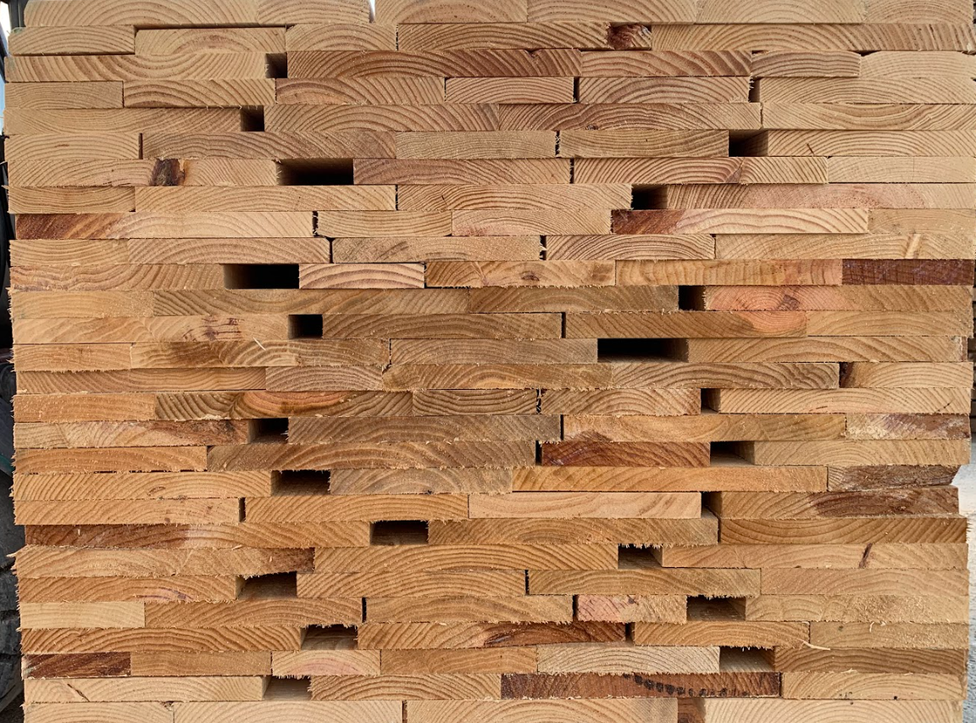
#> input picture scripts/tablas.png, 976 x 723 px, shrunk from 1152 x 853 before the run
$ jupyter execute seguimos.ipynb
#> lines starting #> are read from the running program, lines starting #| are printed output that depends on the picture; after the words box and inside, x2 and y2 are one past the last pixel; in counts of white or black regions, pixels touching at a corner belong together
[cell 1]
# binarizar imagen de escala de grises
#  hacer mascaras, normalmente parte blanca la que nos interesa

import cv2 as cv
import numpy as np

from matplotlib import pyplot as plt
import pylab # this allows you to control figure size
pylab.rcParams['figure.figsize'] = (10.0, 8.0) # this controls figure size in the notebook

img = cv.imread("tablas.png")
#> img is the input picture: shape (723, 976, 3); mean B, G, R 91.2, 129.5, 174.7
gray = cv.cvtColor(img, cv.COLOR_BGR2GRAY)
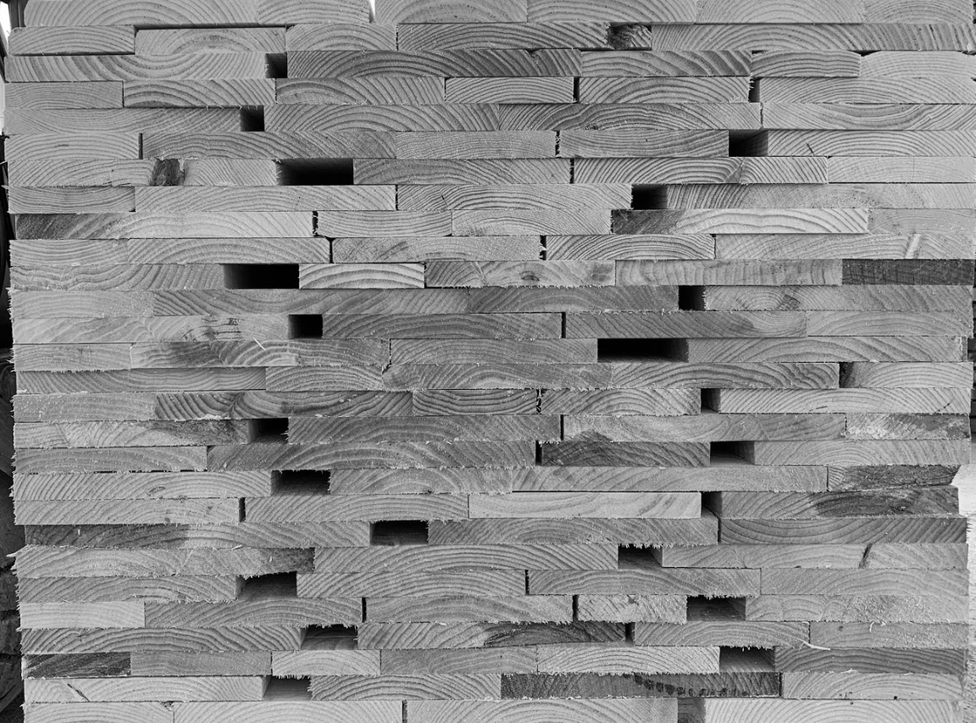
#> gray: shape (723, 976); min 0, max 255, mean 138.6


plt.imshow(gray, cmap='gray')

[cell 2]
blur = cv.GaussianBlur(gray, (13, 13), 0)
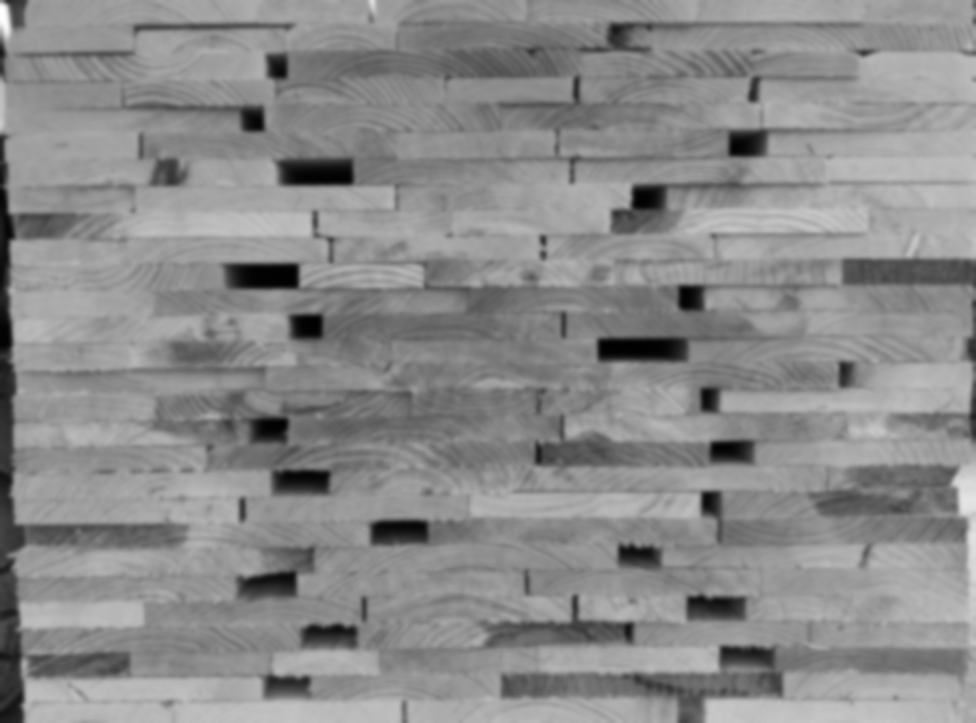
#> blur: shape (723, 976); min 1, max 253, mean 138.7
edges = cv.Canny(blur, 46, 21, apertureSize=3)
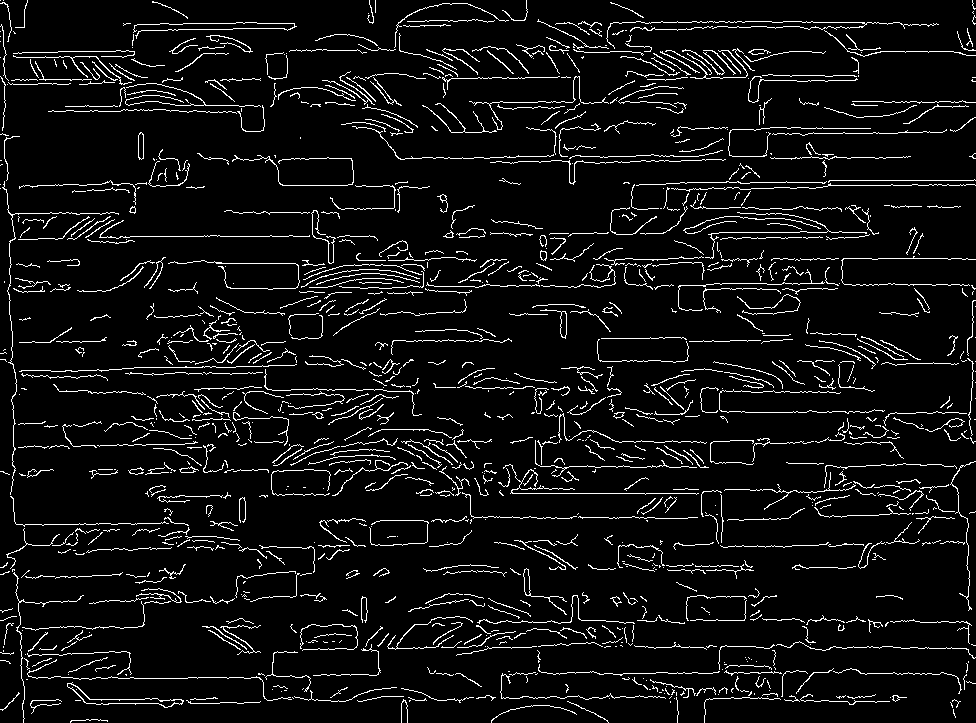
#> edges: shape (723, 976); 6.5% white in thin lines or dots

plt.imshow(edges, cmap='gray')

[cell 3]
minLineLength=10
lines = cv.HoughLinesP(image=edges,rho=1,theta=np.pi/180, threshold=100,lines=np.array([]), minLineLength=minLineLength,maxLineGap=15)
#> lines = 319 rows, first 6: [712, 51, 768, 51], [416, 493, 702, 493], [282, 185, 365, 185], [63, 236, 374, 236], [610, 51, 692, 51], [737, 258, 967, 258]

a,b,c = lines.shape
#> a = 319; b = 1; c = 4
for i in range(a):
    cv.line(img, (lines[i][0][0], lines[i][0][1]), (lines[i][0][2], lines[i][0][3]), (0, 0, 255), 3, cv.LINE_AA)
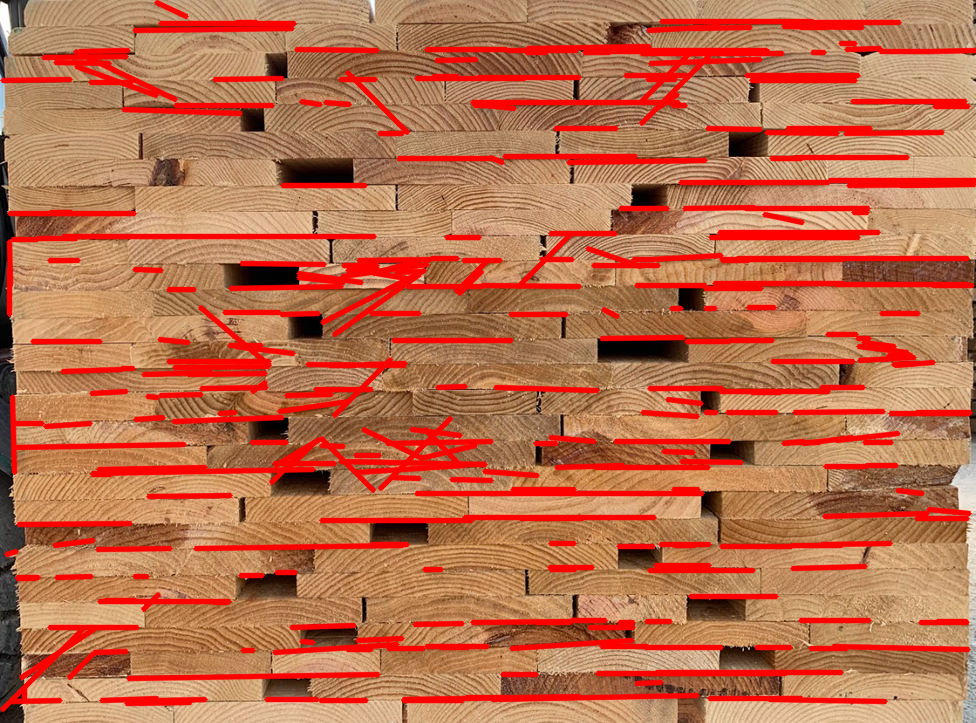
#> img: shape (723, 976, 3); 18.45% of pixels changed, all inside (x1, y1, x2, y2) = (0, 0, 976, 712)

$ run again, with scripts/canalV.jpg saved as scripts/tablas.png
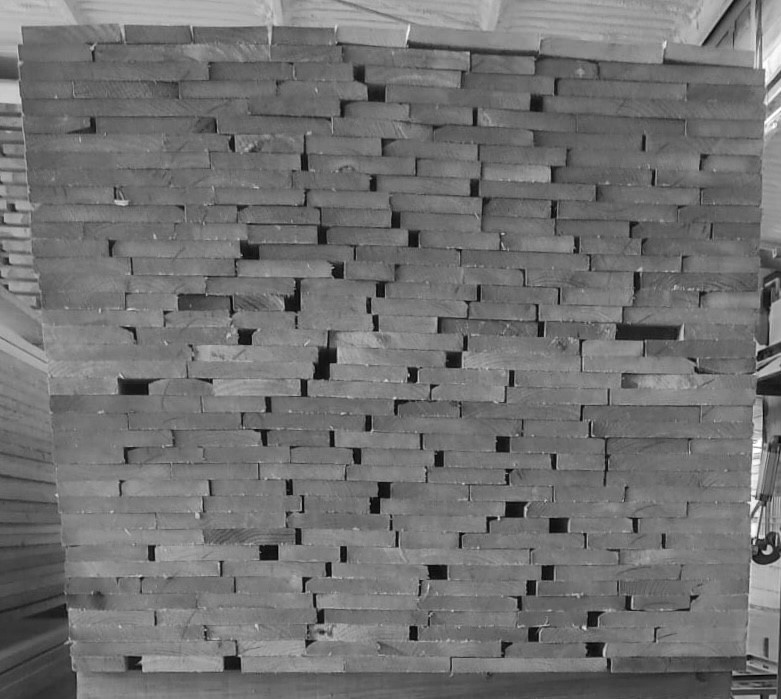
#> input picture scripts/canalV.jpg, 781 x 699 px
#> img is the input picture: shape (699, 781, 3); min 0, max 255, mean 113.4
#> `edges = cv.Canny(blur, 46, 21, apertureSize=3)`:
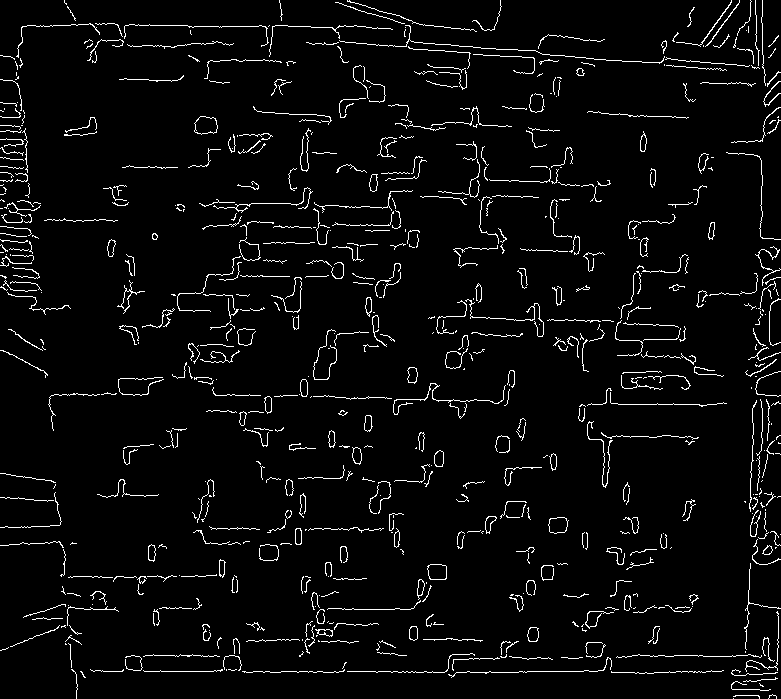
#> edges: shape (699, 781); 4.2% white in thin lines or dots
#> lines = 40 rows, first 6: [519, 671, 611, 671], [611, 672, 705, 672], [396, 399, 507, 401], [242, 671, 446, 671], [732, 655, 777, 655], [338, 26, 365, 26]
#> after the loop `for i in range(a):`:
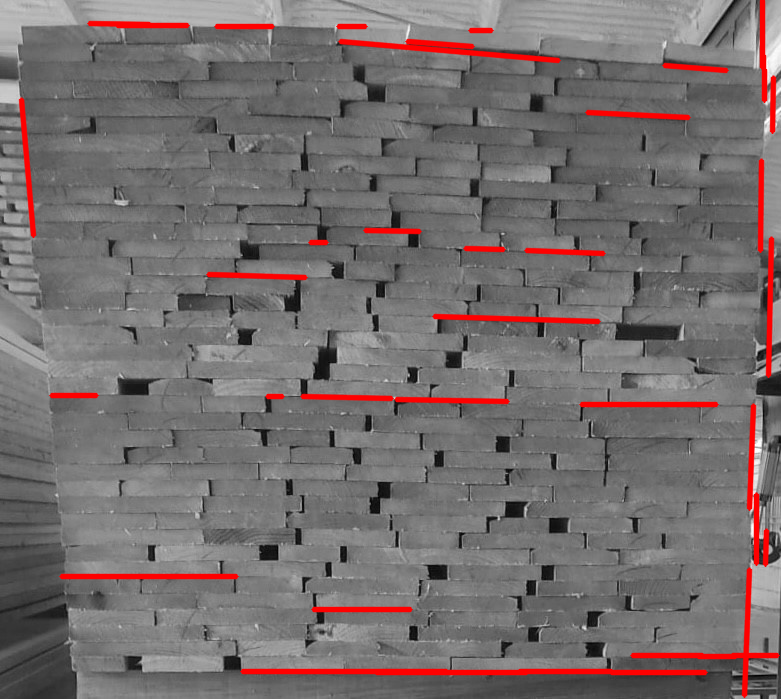
#> img: shape (699, 781, 3); 4.28% of pixels changed, all inside (x1, y1, x2, y2) = (18, 0, 781, 698)
